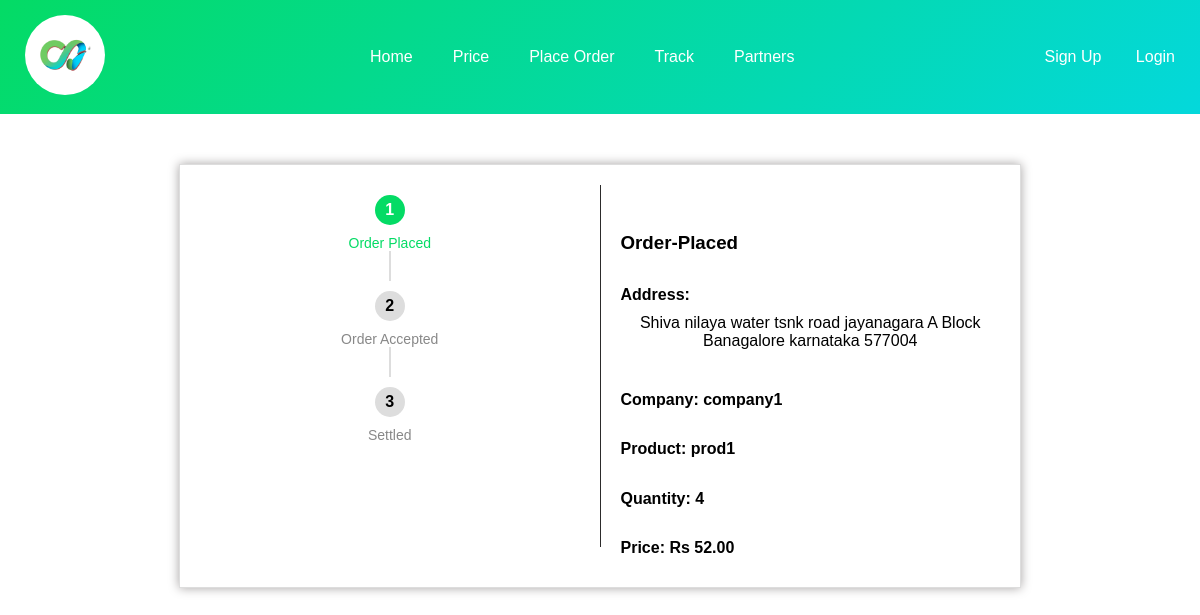
/detailed/3/, run on the app's committed database.
### business/models.py (models this page shows, shortened)
class Order(models.Model):
    companyName = models.ForeignKey(Company, on_delete=models.CASCADE)
    product = models.ForeignKey(Product, on_delete=models.CASCADE)
    quantity = models.PositiveIntegerField()
    amount = models.DecimalField(max_digits=10, decimal_places=2)
    state=models.CharField(max_length=30)
    city=models.CharField(max_length=40)
    landmark=models.CharField(max_length=100)
    area=models.CharField(max_length=50)
    pincode=models.IntegerField(
         validators=[
            MinValueValidator(100000),  # Minimum allowed value
            MaxValueValidator(999999),  # Maximum allowed value
        ]
    )
    houseName = models.CharField(max_length=100)
    customerId=models.IntegerField()
    status=models.ForeignKey(Status, on_delete=models.CASCADE)
    dateTime=models.CharField(max_length=40)

class Status(models.Model):
    type=models.CharField(max_length=20)
    def __str__(self):
        return f"{self.type}"

class Company(models.Model):
    name = models.CharField(max_length=100)
    def __str__(self):
        return self.name

class Product(models.Model):
    name = models.CharField(max_length=100)
    company = models.ForeignKey(Company, on_delete=models.CASCADE)
    price = models.DecimalField(max_digits=10, decimal_places=2)
    def __str__(self):
        return self.name

### business/views.py (the view)
# urls.py: path('detailed/<int:pk>/',views.detailed_page,name="detailed_page")
def detailed_page(request,pk):
    order=Order.objects.get(pk=pk)
    return render(request,'detailed.html',{'order':order})

### templates/detailed.html (shortened to what this page needs)
<!DOCTYPE html>
<html lang="en">
    {% load static %}
<head>
</head>
<body>
    <nav>
        <div >
          <a href="{% url 'home' %}"><img src="{% static 'images/Dailelogo.png' %}" class="logo" alt="Logo" ></a>
        </div>
        <div class="links">
          <a href="{% url 'home' %}">Home</a>
          <a href="{% url 'price_list' %}">Price</a>
          <a href="{% url 'order_entry' %}">Place Order</a>
          <a href="{% url 'task_page' %}">Track</a>
          <a href="#">Partners</a>
        </div>
        <div class="right-links">
          <a href="#" >Sign Up</a>
          <a href="#" >Login</a>
        </div>
      </nav>
{% if order.status.type == "Order-Placed" %}
    <div class="main-container">
        <div class="tracking-container">
            <div class="tracking-step">
                <div class="step-circle active">
                    <div class="step-number">1</div>
                </div>
                <div class="step-text active">Order Placed</div>
            </div>
            <div class="step-line"></div>
            <div class="tracking-step">
                <div class="step-circle">
                    <div class="step-number">2</div>
                </div>
                <div class="step-text">Order Accepted</div>
            </div>
            <div class="step-line"></div>
            <div class="tracking-step">
                <div class="step-circle">
                    <div class="step-number">3</div>
                </div>
                <div class="step-text">Settled</div>
            </div>
        </div>
        <div class="info-container">
             <div class="sec">
                   <h3>{{ order.status }}</h3>
             </div>
             <div class="sec">
                   <h4>Address:</h4>
                   <p>{{ order.houseName }} {{ order.landmark }} {{ order.area }}  {{ order.city }}
                    {{ order.state }} {{ order.pincode }}
                   </p>
             </div>
             <div class="sec">
                    <h4>Company: {{ order.companyName }}</h4>
                    <h4>Product: {{ order.product }}</h4>
                    <h4>Quantity: {{ order.quantity }}</h4>
                    <h4>Price: Rs {{ order.amount }} </h4>
             </div>
        </div>
    </div>
{% endif %}
</body>
</html>

### templates/detailed.html (style rules this page uses)
body { font-family: Arial, sans-serif; margin: 0; padding: 0; font-family: 'Cabin', sans-serif; }
nav { background: linear-gradient(135deg, #04db65, #04d8db); display: flex; align-items: center; justify-content: space-between; margin-bottom: 50px; padding: 10px; }
nav a { text-decoration: none; color:#fff; padding: 10px; transition: transform 0.3s ease; }
.logo { margin-right: auto; background-color: #fff; margin: 5px; margin-right: 20px; height: 80px; width: 80px; border-radius: 50%; cursor: pointer; }
.links { margin-left:0px 100px; display: flex; justify-content: center; align-items: center; flex-grow: 2; }
.links a { margin-left: 10px; margin-right: 10px; cursor: pointer; }
.right-links { margin-left: auto; cursor: pointer; }
.right-links a { margin-left: 5px; margin-right: 5px; color:#fff; border-radius: 30px; transition: transform 0.3s ease; }
.main-container { max-width: 800px; margin: 20px auto; padding: 20px; border: 1px solid #ddd; display: flex; box-shadow: 0px 0px 10px rgb(166, 163, 163); }
.tracking-container { flex: 1; display: flex; flex-direction: column; align-items: center; margin-bottom: 20px; border-right: 1px solid rgb(44, 43, 43); padding-right: 20px; }
.tracking-step { text-align: center; position: relative; }
.step-circle { width: 30px; height: 30px; border-radius: 50%; background-color: #ddd; display: flex; align-items: center; justify-content: center; margin: 10px auto 10px; }
.step-number { font-size: 16px; font-weight: bold; }
.step-text { font-size: 14px; color: #888; }
.step-line { width: 2px; height: 30px; background-color: #ddd; margin: 0 auto; }
.step-circle.active { background-color: #04db65; color: #fff; }
.step-text.active { color: #04db65; }
.info-container { flex: 1; text-align: center; padding-left: 20px; }
.sec { margin-bottom: 20px; }
.sec h3, .sec h4 { float: left; clear: left; margin-bottom:10px; padding: 0; }
.sec p { clear: left; margin: 0; padding: 0; }

### data on the page
Order: status "Order-Placed", houseName "Shiva nilaya", landmark "water tsnk road", area "jayanagara A Block", city "Banagalore", state "karnataka", pincode "577004", companyName "company1", product "prod1", quantity "4", amount "52.00"
